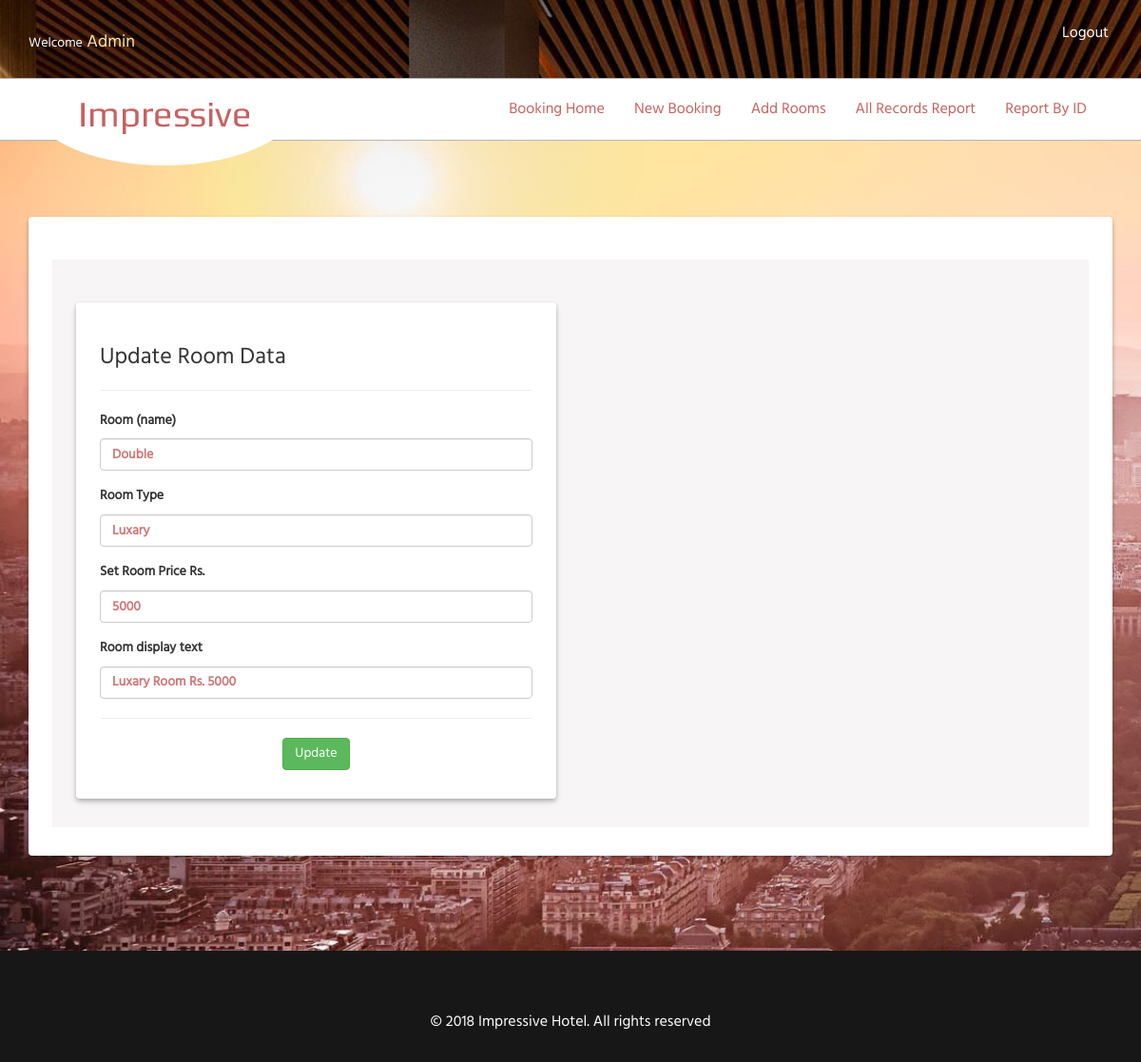
The app's page /updaterooms.php?editid=7 (signed in) with its own data.
### tables this page shows
CREATE TABLE `roomsandprice` (
  `id` int(11) NOT NULL,
  `roomname` text NOT NULL,
  `roomtype` text NOT NULL,
  `roomprice` text NOT NULL,
  `roomdisplaytext` text NOT NULL
);

### updaterooms.php (the view, shortened to what this page needs)
<?php
require_once 'db_config.php';
if(isset($_GET['editid']) && !empty($_GET['editid']))
{
$uid = $_GET['editid'];
$stmt = $DB_con->prepare('SELECT * FROM roomsandprice WHERE id =:pid');
$stmt->execute(array(':pid'=>$uid));
$row = $stmt->fetch(PDO::FETCH_ASSOC);
extract($row);
}
else{
header('Location: addrooms.php');
}
?>
<?php require_once"include/admin-header.php";?>
<div style="padding-top:30px;"></div>
<div class="container">
<div class="card5">
<div class="card6">
<div class="row">
<div class="col-sm-6">
<div class="card5">
	<h3>Update Room Data </h3>
	<hr>
	<form method="post" enctype="multipart/form-data">
<div class="form-group">
<label>Room (name) </label>
<input type="text" name="txt_urn" class="form-control" required="" value="<?php echo $roomname;?>">
</div>
<div class="form-group">
<label>Room Type</label>
<input type="text" name="txt_urt" class="form-control"  value="<?php echo $roomtype;?>">
</div>
<div class="form-group">
<label>Set Room Price Rs.</label>
<input type="text" name="txt_urp" class="form-control"  value="<?php echo $roomprice;?>">
</div>
<div class="form-group">
<label>Room display text</label>
<input type="text" name="txt_urdt" class="form-control"  value="<?php echo $roomdisplaytext;?>">
</div>
<hr>
<center>
<input type="submit" name="update" value="Update" class="btn btn-success">
</center>
</form>
</div>
</div>
</div>
</div>
</div>
</div>
<?php require_once"include/admin-footer.php";?>

### css/style.css (style rules this page uses)
h4, h5, h6, h1, h2, h3 { margin: 0; }
html, body { font-family: 'Hind-Regular'; font-size: 100%; background:#fff; }
.card5 { padding:45px 25px 30px 25px; width:100%; height:auto; box-shadow: 0 2px 4px 0 rgba(0, 0, 0, 0.2), 0 4px 6px 0 rgba(0, 0, 0, 0.12); background-color: #fff; border-radius:4px; }
.card6 { padding:45px 25px 30px 25px; width:100%; height:auto; background-color: #f7f5f5; border-radius:0px; }
.form-control { text-decoration:none; font-weight:bold; color:#CE7676; }
label { font-size:14px; margin-bottom:0px; }
.form-control { font-size:14px; margin-bottom:8px; margin-top:8px; }

### records on screen
roomsandprice: txt_urn "Double", txt_urt "Luxary", txt_urp "5000", txt_urdt "Luxary Room Rs. 5000"

### other values on screen
$_SESSION['login_user'] "Admin"
